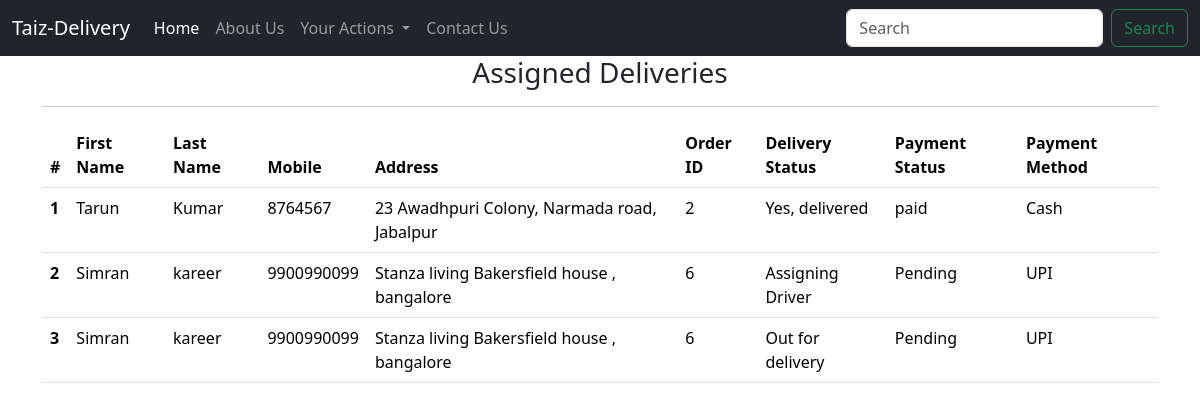
/viewassigned, run on the app's committed database.
### myapp/models.py (models this page shows, shortened)
class Delivery(models.Model):
    order = models.ForeignKey(ordermodel, on_delete=models.CASCADE,default=2,null=True)
    customer = models.ForeignKey(customer, on_delete=models.CASCADE,null=True)
    deliverystatus = models.CharField(max_length=122,null=True)
    paymentstatus = models.CharField(max_length=122,null=True)
    paymentmethod = models.CharField(max_length=122,null=True)
    billamount = models.DecimalField(max_digits=9,decimal_places=2,default=0,null=True)
    deliveryagent = models.ForeignKey(Driver,on_delete=models.CASCADE,null=True)

class customer(models.Model):
    firstname = models.CharField(max_length=122)
    middlename = models.CharField(max_length=122,blank=True)
    lastname = models.CharField(max_length=122)
    customermobile1 = models.IntegerField()
    alternatenumber = models.IntegerField(default=0,null=False)
    customeraddress = models.CharField(max_length=150)

class ordermodel(models.Model):
    createdon = models.DateTimeField(auto_now_add=True)
    customer=models.ForeignKey(customer, on_delete=models.CASCADE)
    product=models.ManyToManyField(product)

### myapp/views.py (the view)
# urls.py: path("viewassigned", views.viewassigned,name="Your Assigned Deliveries"), #used to view assigned orders by Delivery agents
def viewassigned(request):
    deliv = Delivery.objects.all()
    context={
        'deliv' : deliv,
    }
    return render(request,'viewassigned.html',context)

### templates/viewassigned.html (shortened to what this page needs)
{% extends 'base.html'%}
{% block body %}
<div class="container">
<h3 class = "text-center">Assigned Deliveries</h3>
<hr>
        <table class="table">
            <thead>
              <tr>
                <th scope="col">#</th>
                <th scope="col">First Name</th>
                <th scope="col">Last Name</th>
                <th scope="col">Mobile</th>
                <th scope="col">Address</th>
                <th scope="col">Order ID</th>
                <th scope="col">Delivery Status</th>
                <th scope="col">Payment Status</th>
                <th scope="col">Payment Method</th>
              </tr>
            </thead>
            {% for i in deliv %}
            <tbody>
              <tr>
                <th scope="row">{{i.id}}</th>
                <td>{{i.customer.firstname}}</td>
                <td>{{i.customer.lastname}}</td>
                <td>{{i.customer.customermobile1}}</td>
                <td>{{i.customer.customeraddress}}</td>
                <td>{{i.order.id}}</td>
                <td>{{i.deliverystatus}}</td>
                <td>{{i.paymentstatus}}</td>
                <td>{{i.paymentmethod}}</td>
              </tr>
              {% endfor %}
            </tbody>
          </table>
{% endblock body %}

### data on the page
Delivery: id "1", customer.firstname "Tarun", customer.lastname "Kumar", customer.customermobile1 "8764567", customer.customeraddress "23 Awadhpuri Colony, Narmada road, Jabalpur", order.id "2", deliverystatus "Yes, delivered", paymentstatus "paid", paymentmethod "Cash"
Delivery: id "2", customer.firstname "Simran", customer.lastname "kareer", customer.customermobile1 "9900990099", customer.customeraddress "Stanza living Bakersfield house , bangalore", order.id "6", deliverystatus "Assigning Driver", paymentstatus "Pending", paymentmethod "UPI"
Delivery: id "3", customer.firstname "Simran", customer.lastname "kareer", customer.customermobile1 "9900990099", customer.customeraddress "Stanza living Bakersfield house , bangalore", order.id "6", deliverystatus "Out for delivery", paymentstatus "Pending", paymentmethod "UPI"
